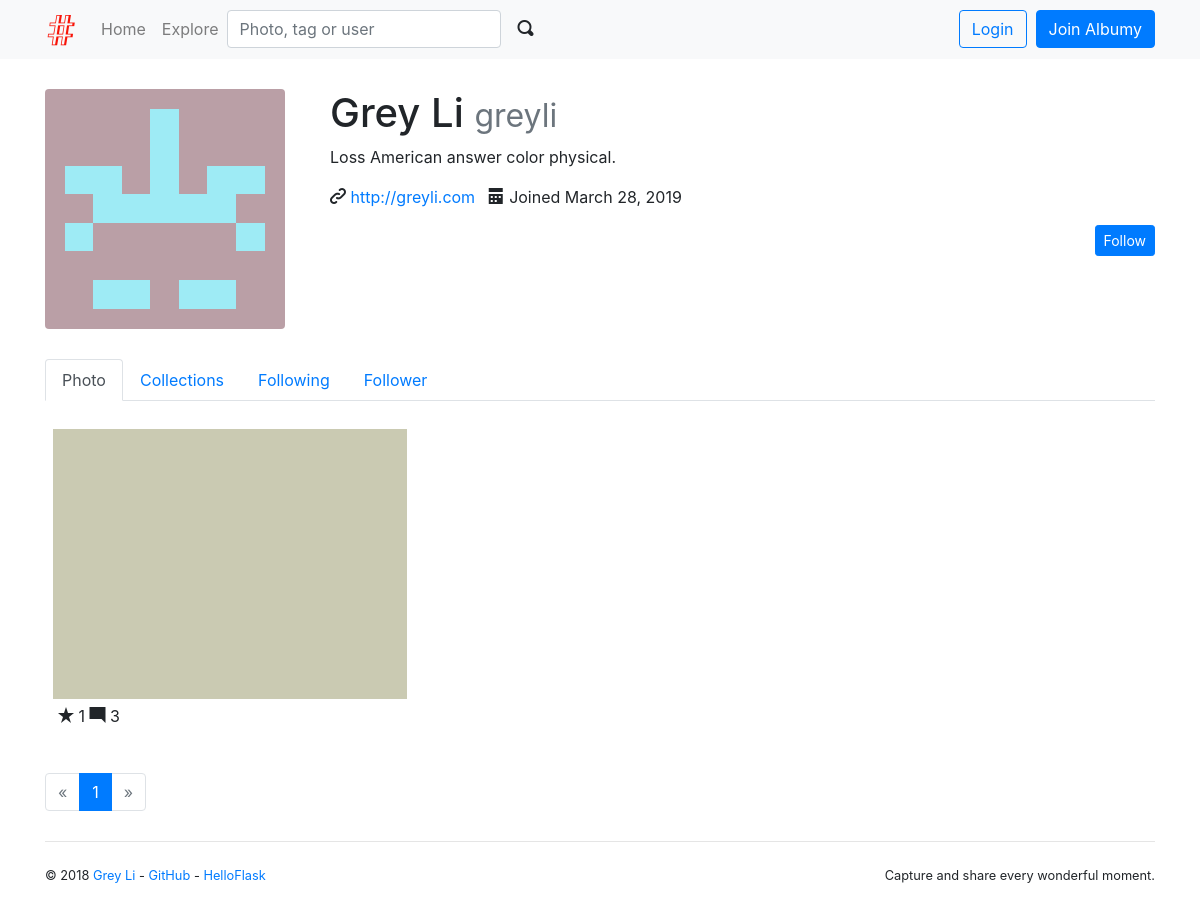
Page /user/greyli on the committed database.
### albumy/models.py (models this page shows, shortened)
@whooshee.register_model('name', 'username')
class User(db.Model, UserMixin):
    id = db.Column(db.Integer, primary_key=True)
    username = db.Column(db.String(20), unique=True, index=True)
    email = db.Column(db.String(254), unique=True, index=True)
    password_hash = db.Column(db.String(128))
    name = db.Column(db.String(30))
    website = db.Column(db.String(255))
    bio = db.Column(db.String(120))
    location = db.Column(db.String(50))
    member_since = db.Column(db.DateTime, default=datetime.utcnow)
    avatar_s = db.Column(db.String(64))
    avatar_m = db.Column(db.String(64))
    avatar_l = db.Column(db.String(64))
    avatar_raw = db.Column(db.String(64))
    confirmed = db.Column(db.Boolean, default=False)
    locked = db.Column(db.Boolean, default=False)
    active = db.Column(db.Boolean, default=True)
    public_collections = db.Column(db.Boolean, default=True)
    receive_comment_notification = db.Column(db.Boolean, default=True)
    receive_follow_notification = db.Column(db.Boolean, default=True)
    receive_collect_notification = db.Column(db.Boolean, default=True)
    role_id = db.Column(db.Integer, db.ForeignKey('role.id'))
    role = db.relationship('Role', back_populates='users')
    photos = db.relationship('Photo', back_populates='author', cascade='all')
    comments = db.relationship('Comment', back_populates='author', cascade='all')
    notifications = db.relationship('Notification', back_populates='receiver', cascade='all')
    collections = db.relationship('Collect', back_populates='collector', cascade='all')
    following = db.relationship('Follow', foreign_keys=[Follow.follower_id], back_populates='follower',
                                lazy='dynamic', cascade='all')
    followers = db.relationship('Follow', foreign_keys=[Follow.followed_id], back_populates='followed',
                                lazy='dynamic', cascade='all')

@whooshee.register_model('description')
class Photo(db.Model):
    id = db.Column(db.Integer, primary_key=True)
    description = db.Column(db.String(500))
    filename = db.Column(db.String(64))
    filename_s = db.Column(db.String(64))
    filename_m = db.Column(db.String(64))
    timestamp = db.Column(db.DateTime, default=datetime.utcnow, index=True)
    can_comment = db.Column(db.Boolean, default=True)
    flag = db.Column(db.Integer, default=0)
    author_id = db.Column(db.Integer, db.ForeignKey('user.id'))
    author = db.relationship('User', back_populates='photos')
    comments = db.relationship('Comment', back_populates='photo', cascade='all')
    collectors = db.relationship('Collect', back_populates='collected', cascade='all')
    tags = db.relationship('Tag', secondary=tagging, back_populates='photos')

### albumy/blueprints/user.py (the view)
@user_bp.route('/<username>')
def index(username):
    user = User.query.filter_by(username=username).first_or_404()
    if user == current_user and user.locked:
        flash('Your account is locked.', 'danger')
    if user == current_user and not user.active:
        logout_user()
    page = request.args.get('page', 1, type=int)
    per_page = current_app.config['ALBUMY_PHOTO_PER_PAGE']
    pagination = Photo.query.with_parent(user).order_by(Photo.timestamp.desc()).paginate(page, per_page)
    photos = pagination.items
    return render_template('user/index.html', user=user, pagination=pagination, photos=photos)

### albumy/__init__.py (called while the page is built)
def register_template_context(app):
    @app.context_processor
    def make_template_context():
        if current_user.is_authenticated:
            notification_count = Notification.query.with_parent(current_user).filter_by(is_read=False).count()
        else:
            notification_count = None
        return dict(notification_count=notification_count)

### albumy/extensions.py (called while the page is built)
    def can(self, permission_name):
        return False

    @property
    def is_admin(self):
        return False

### albumy/templates/user/index.html (shortened to what this page needs)
{% extends 'base.html' %}
{% from 'bootstrap/pagination.html' import render_pagination %}
{% from 'macros.html' import photo_card %}
{% block content %}
    {% include 'user/_header.html' %}
    <div class="row">
        <div class="col-md-12">
            {% if photos %}
                {% for photo in photos %}
                    {{ photo_card(photo) }}
                {% endfor %}
            {% endif %}
        </div>
    </div>
    {% if photos %}
        <div class="page-footer">
            {{ render_pagination(pagination, align='center') }}
        </div>
    {% endif %}
{% endblock %}

### albumy/templates/macros.html (shortened to what this page needs)
{% macro photo_card(photo) %}
    <div class="photo-card card">
        <a class="card-thumbnail" href="{{ url_for('main.show_photo', photo_id=photo.id) }}">
            <img class="card-img-top portrait" src="{{ url_for('main.get_image', filename=photo.filename_s) }}">
        </a>
        <div class="card-body">
            <span class="oi oi-star"></span> {{ photo.collectors|length }}
            <span class="oi oi-comment-square"></span> {{ photo.comments|length }}
        </div>
    </div>
{% endmacro %}
{% macro follow_area(user) %}
    {% if current_user.is_authenticated %}
        {% if user != current_user %}
            {% if current_user.is_following(user) %}
                <form class="inline" method="post"
                      action="{{ url_for('user.unfollow', username=user.username, next=request.full_path) }}">
                    <input type="hidden" name="csrf_token" value="{{ csrf_token() }}">
                    <button type="submit" class="btn btn-dark btn-sm">Unfollow</button>
                    {% if current_user.is_followed_by(user) %}
                        <p class="badge badge-light">Follow each other</p>
                    {% endif %}
                </form>
            {% else %}
                <form class="inline" method="post"
                      action="{{ url_for('user.follow', username=user.username, next=request.full_path) }}">
                    <input type="hidden" name="csrf_token" value="{{ csrf_token() }}">
                    <button type="submit" class="btn btn-primary btn-sm">Follow</button>
                    {% if current_user.is_followed_by(user) %}
                        <p class="badge badge-light">Follows you</p>
                    {% endif %}
                </form>
            {% endif %}
        {% endif %}
    {% else %}
        <form class="inline" method="post"
              action="{{ url_for('user.follow', username=user.username) }}">
            <button type="submit" class="btn btn-primary btn-sm">Follow</button>
        </form>
    {% endif %}
{% endmacro %}

### albumy/templates/user/_header.html (shortened to what this page needs)
{% from 'macros.html' import follow_area with context %}
{% from 'bootstrap/nav.html' import render_nav_item %}
<div class="row">
    <div class="col-md-3">
        <a href="{% if current_user == user %}{{ url_for('.change_avatar') }}{% else %}#{% endif %}"
           title="Change avatar">
            <img class="img-fluid rounded" src="{{ url_for('main.get_avatar', filename=user.avatar_l) }}">
        </a>
    </div>
    <div class="col-md-9">
        <h1>{{ user.name }}
            <small class="text-muted">{{ user.username }}</small>
        </h1>
        {% if user.bio %}<p>{{ user.bio }}</p>{% endif %}
        <p>
            {% if user.website %}
                <span class="oi oi-link-intact"></span>
                <a href="{{ user.website }}" target="_blank">{{ user.website|truncate(30) }}</a>&nbsp;&nbsp;
            {% endif %}
            <span class="oi oi-calendar"></span>
            Joined {{ moment(user.member_since).format('LL') }}
        </p>
        <div>
            <div class="float-right">
                {{ follow_area(user) }}
            </div>
        </div>
    </div>
</div>
<div class="user-nav">
    <ul class="nav nav-tabs">
        {{ render_nav_item('user.index', 'Photo', user.photos|length, username=user.username) }}
        {{ render_nav_item('user.show_collections', 'Collections', user.collections|length, username=user.username) }}
        {{ render_nav_item('user.show_following', 'Following', user.following.count() - 1, username=user.username) }}
        {{ render_nav_item('user.show_followers', 'Follower', user.followers.count() - 1, username=user.username) }}
    </ul>
</div>

### albumy/static/css/style.css (style rules this page uses)
.inline { display: inline; }
.user-nav { margin: 30px 0 20px; }
.page-footer { padding-top: 40px; }
nav { margin-bottom: 30px; }
.photo-card { float: left; width: 33.333%; padding: 0.5rem 0.5rem 0 0.5rem; border: 0; }
.photo-card .card-body { padding: 5px; }
.card-thumbnail { position: relative; width: auto; height: 20em; overflow: hidden; }
.card-thumbnail img { position: absolute; left: 50%; top: 50%; height: 100%; width: auto; -webkit-transform: translate(-50%, -50%); -ms-transform: translate(-50%, -50%); transform: translate(-50%, -50%); }
.card-thumbnail img.portrait { width: 100%; height: auto; }
@media (max-width: 1280px) { .card-thumbnail { height: 270px; } }

### rows in the picture
User: avatar_l (picture), name "Grey Li", username "greyli", bio "Loss American answer color physical.", website "http://greyli.com", member_since "March 28, 2019", username "Following", username "Follower"
Photo: filename_s (picture), collectors|length "1", comments|length "3"

### other values in the picture
{{ render_nav_item('main.index', 'Home') }} "Home"
{{ render_nav_item('main.explore', 'Explore') }} "Explore"
{{ render_pagination(pagination, align='center') }} "« 1 »"
